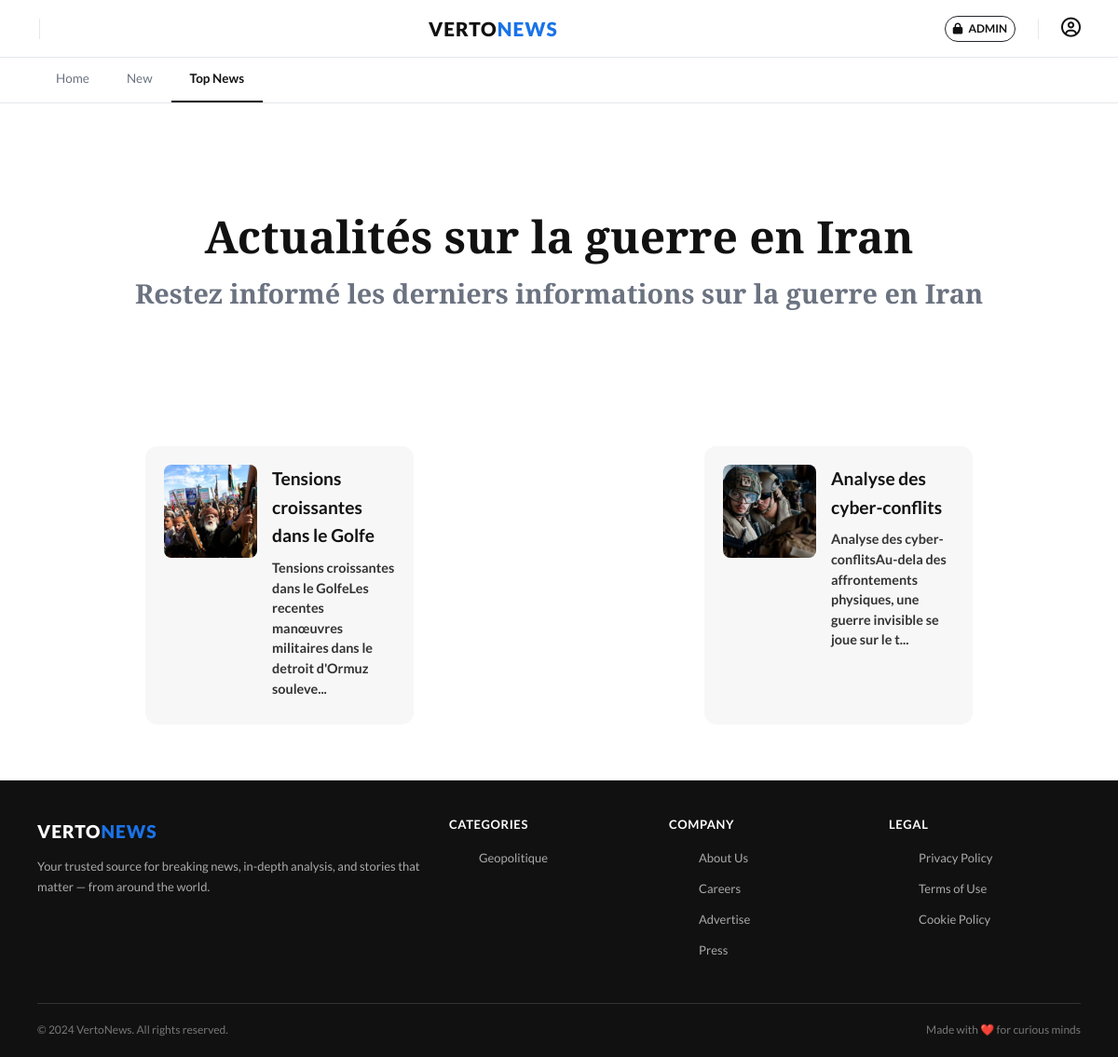
Screenshot of /pages/frontoffice/?page=home&tab=top with the database file from the repository.
### tables this page shows
CREATE TABLE IF NOT EXISTS articles (
    id INT AUTO_INCREMENT PRIMARY KEY,
    category_id INT NOT NULL,
    title VARCHAR(255) NOT NULL DEFAULT '',
    author VARCHAR(150) NOT NULL DEFAULT 'Admin',
    body TEXT NOT NULL,
    views INT DEFAULT 0,
    created_at TIMESTAMP DEFAULT CURRENT_TIMESTAMP,
    CONSTRAINT fk_articles_category FOREIGN KEY (category_id) REFERENCES categories(id)
);

CREATE TABLE IF NOT EXISTS categories (
    id INT AUTO_INCREMENT PRIMARY KEY,
    name VARCHAR(150) NOT NULL,
    created_at TIMESTAMP DEFAULT CURRENT_TIMESTAMP
);

### includes/function.php (called while the page is built, shortened)
<?php
function findAllArticles(PDO $pdo, ?string $category = null): array
{
    if ($category && $category !== 'all') {
        $stmt = $pdo->prepare('
            SELECT
                a.id,
                a.title,
                a.author,
                a.body,
                a.created_at,
                c.name as category_name,
                (
                    SELECT i.image_url
                    FROM images i
                    WHERE i.article_id = a.id
                    ORDER BY i.id ASC
                    LIMIT 1
                ) as image
            FROM articles a
            INNER JOIN categories c ON c.id = a.category_id
            WHERE LOWER(c.name) = LOWER(:category)
            ORDER BY a.created_at DESC
        ');
        $stmt->execute(['category' => $category]);
    } else {
        $stmt = $pdo->query('
            SELECT
                a.id,
                a.title,
                a.author,
                a.body,
                a.created_at,
                c.name as category_name,
                (
                    SELECT i.image_url
                    FROM images i
                    WHERE i.article_id = a.id
                    ORDER BY i.id ASC
                    LIMIT 1
                ) as image
            FROM articles a
            INNER JOIN categories c ON c.id = a.category_id
            ORDER BY a.created_at DESC
        ');
    }
    return $stmt->fetchAll();
}
function findAllCategories(PDO $pdo): array
{
    $stmt = $pdo->query('SELECT id, name FROM categories ORDER BY name');
    return $stmt->fetchAll();
}

### pages/frontoffice/pages/home-content.php (the view, shortened to what this page needs)
<div class="hero-section">
  <h1 class="main-title">Actualités sur la guerre en Iran</h1>
  <h2 class="sub-title">Restez informé les derniers informations sur la guerre en Iran</h2>
</div>
<div class="article-links">
  <ul class="alls" style="list-style:none;padding:0;">
    <?php foreach ($latestArticles as $article): ?>
    <li style="margin-bottom:20px;">
          <a href="/pages/frontoffice/?page=article&slug=<?php echo urlencode($article['slug'] ?? $article['id']); ?>" class="article-link" style="font-size:1.2rem;font-weight:700;color:var(--dark);text-decoration:none;">
      <div style="display:flex;gap:16px;align-items:flex-start;">
        <img src="<?php echo htmlspecialchars($article['image'] ?? 'https://via.placeholder.com/150'); ?>" alt="<?php echo htmlspecialchars($article['title']); ?>" style="width:100px;height:100px;border-radius:8px;object-fit:cover;flex-shrink:0;" />
        <div>
            <?php echo htmlspecialchars($article['title']); ?>
          <p style="font-size:0.9rem;color:var(--gray-dark);line-height:1.5;margin:8px 0;">
            <?php echo htmlspecialchars(substr(strip_tags($article['body'] ?? ''), 0, 100)) . '...'; ?>
          </p>
        </div>
      </div>
      </a>
    </li>
    <?php endforeach; ?>
  </ul>
</div>

### pages/frontoffice/pages/footer.php (shortened to what this page needs)
<footer class="site-footer">
  <div class="footer-grid">
    <div>
      <div class="brand">VERTO<span>NEWS</span></div>
      <p>Your trusted source for breaking news, in-depth analysis, and stories that matter — from around the world.</p>
    </div>
    <div>
      <h5>Categories</h5>
      <ul>
        <?php foreach (array_slice($categories, 0, 5) as $cat): ?>
          <li><a
              href="/frontoffice/?page=category&category=<?php echo urlencode($cat['name']); ?>"><?php echo htmlspecialchars($cat['name']); ?></a>
          </li>
        <?php endforeach; ?>
      </ul>
    </div>
    <div>
      <h5>Company</h5>
      <ul>
        <li><a href="#">About Us</a></li>
        <li><a href="#">Careers</a></li>
        <li><a href="#">Advertise</a></li>
        <li><a href="#">Press</a></li>
      </ul>
    </div>
    <div>
      <h5>Legal</h5>
      <ul>
        <li><a href="#">Privacy Policy</a></li>
        <li><a href="#">Terms of Use</a></li>
        <li><a href="#">Cookie Policy</a></li>
      </ul>
    </div>
  </div>
  <div class="footer-bottom">
    <span>© 2024 VertoNews. All rights reserved.</span>
    <span>Made with ❤️ for curious minds</span>
  </div>
</footer>
</div>
</body>
</html>

### pages/frontoffice/css/style.css (style rules this page uses)
:root { --blue: #1A73E8; --blue-light: #e8f0fd; --dark: #111111; --gray-dark: #333333; --gray-mid: #6B7280; --gray-light: #F4F4F4; --white: #FFFFFF; --border: #E5E7EB; --tag-sport: #1A73E8; --tag-education: #10B981; --tag-world: #F59E0B; --tag-politics: #EF4444; --tag-health: #8B5CF6; --tag-science: #06B6D4; --tag-economy: #F97316; --tag-culture: #EC4899; --radius: 14px; --shadow: 0 4px 20px rgba(0,0,0,0.08); --font-display: 'Playfair Display', serif; --font-body: 'Lato', sans-serif; }
*, *::before, *::after { box-sizing: border-box; margin: 0; padding: 0; }
body { font-family: var(--font-body); color: var(--dark); background: var(--white); font-size: 15px; line-height: 1.6; }
a { text-decoration: none; color: inherit; }
img { display: block; width: 100%; object-fit: cover; }
h1, h2, h3, h4 { font-family: var(--font-display); line-height: 1.2; }
h1 { font-size: 2.4rem; }
h2 { font-size: 1.7rem; }
.site-footer { background: var(--dark); color: #fff; padding: 40px 40px 20px; margin-top: 40px; }
.site-footer .footer-grid { display: grid; grid-template-columns: 2fr 1fr 1fr 1fr; gap: 30px; margin-bottom: 30px; }
.site-footer .brand { font-size: 1.2rem; font-weight: 900; letter-spacing: 1px; }
.site-footer .brand span { color: var(--blue); }
.site-footer p { color: #aaa; font-size: 13px; margin-top: 10px; line-height: 1.7; }
.site-footer h5 { font-family: var(--font-body); font-size: 13px; font-weight: 700; text-transform: uppercase; letter-spacing:.6px; margin-bottom: 14px; }
.site-footer ul { list-style: none; }
.site-footer ul li { margin-bottom: 9px; }
.site-footer ul li a { color: #aaa; font-size: 13px; transition: color .2s; }
.footer-bottom { border-top: 1px solid #333; padding-top: 18px; display: flex; justify-content: space-between; align-items: center; font-size: 12px; color: #777; }
.main-title { font-size: 3rem; font-family: var(--font-display); font-weight: 800; color: var(--dark); text-align: center; margin-bottom: 1rem; }
.sub-title { font-size: 1.8rem; font-family: var(--font-display); font-weight: 700; color: var(--gray-mid); text-align: center; margin-bottom: 2rem; }
.hero-section { display: flex; height: 23rem; flex-direction: column; justify-content: center; }
.alls { list-style: none; padding: 1%; display: flex; flex-direction: row; justify-content: space-around; }
.alls li { background: #f7f7f7; padding: 20px; border-radius: 13px; width: 24%; }

### rows the page displays
articles: shows a picture, title "Tensions croissantes dans le Golfe", body "Tensions croissantes dans le GolfeLes recentes manœuvres militaires dans le detroit d'Ormuz souleve"
articles: shows a picture, title "Analyse des cyber-conflits", body "Analyse des cyber-conflitsAu-dela des affrontements physiques, une guerre invisible se joue sur le t"
categories: name "Geopolitique"
